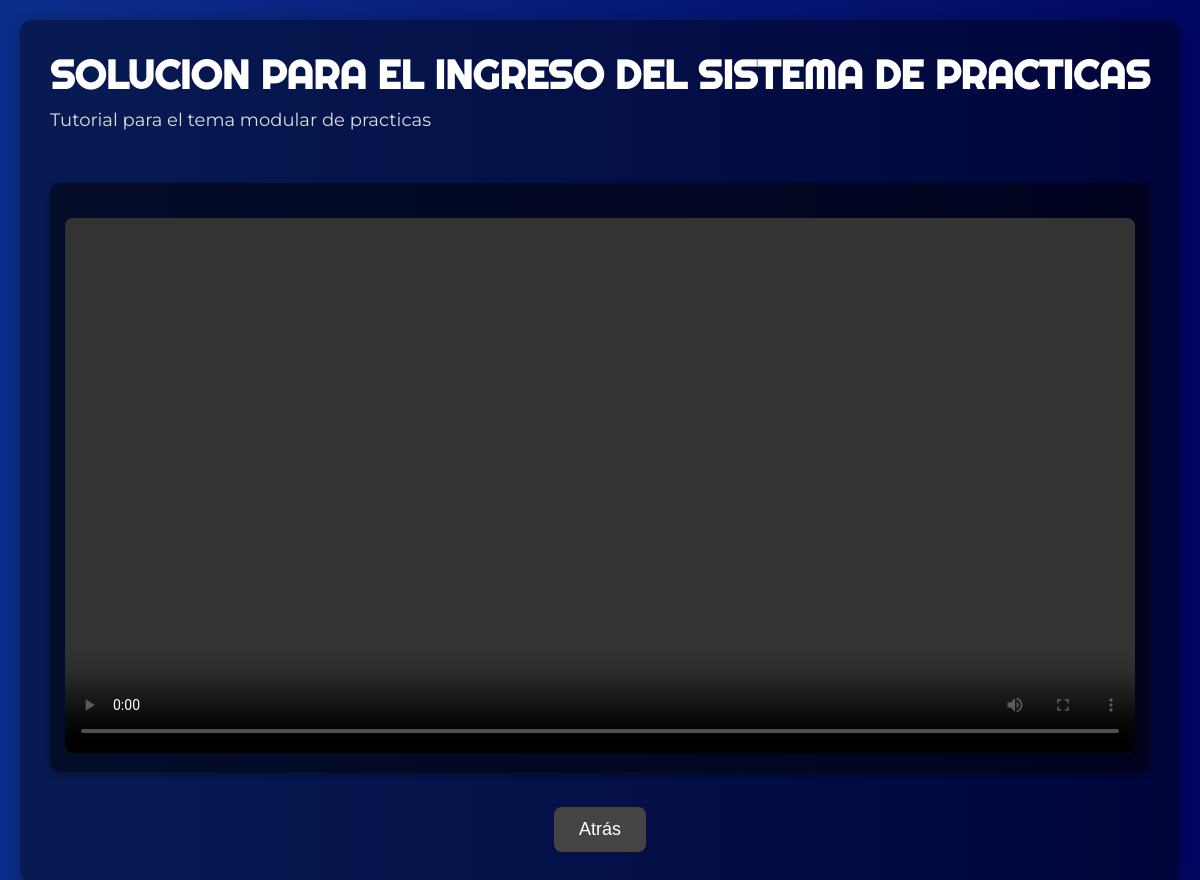
Screenshot of /pagina.php?id=2 with the database file from the repository.
### tables this page shows
CREATE TABLE `contenidos` (
  `idContenido` int(11) NOT NULL,
  `accion` text DEFAULT NULL,
  `idDescripcion` int(11) DEFAULT NULL,
  `fecha_seleccion` timestamp NULL DEFAULT current_timestamp()
);

CREATE TABLE `descripcion` (
  `idDescripcion` int(11) NOT NULL,
  `descripcion` text DEFAULT NULL
);

### pagina.php (the view, shortened to what this page needs)
<?php
$conn = Connetion::Conexcion();
$id = isset($_GET['id']) ? intval($_GET['id']) : 0;
$stmt = $conn->prepare("SELECT c.accion, d.descripcion, t.nombre AS tipo, r.ruta
             FROM contenidos c
             LEFT JOIN descripcion d ON c.idDescripcion = d.idDescripcion
             LEFT JOIN multimedia m ON c.idContenido = m.idContenido
             LEFT JOIN tipo t ON m.idTipo = t.idTipo
             LEFT JOIN rutas r ON m.idRuta = r.idRuta
             WHERE c.idContenido = :id");
$stmt->bindParam(':id', $id, PDO::PARAM_INT);
$stmt->execute();
$result = $stmt->fetchAll(PDO::FETCH_ASSOC);
?>
<!DOCTYPE html>
<html lang="es">
<head>
</head>
<body>
  <div class="main-container">
    <?php
    if ($result && count($result) > 0) {
      $titulo = htmlspecialchars($result[0]['accion']);
      $descripcion = htmlspecialchars($result[0]['descripcion']);
      echo "<h1>$titulo</h1>";
      echo "<p class='descripcion-general'>" . nl2br($descripcion) . "</p>";
      echo '<div class="media-grid">';
      foreach ($result as $row) {
        $tipo = strtolower($row['tipo']);
        $ruta = str_replace('../', '', $row['ruta']);
        $rutaSegura = htmlspecialchars($ruta);
        echo '<div class="media-card">';
        echo '<a href="' . $rutaSegura . '" target="_blank">';
        if ($tipo === "imagen" || $tipo === "image") {
          echo '<img src="' . $rutaSegura . '" alt="Imagen">';
        } elseif ($tipo === "video") {
          echo '<video controls><source src="' . $rutaSegura . '" type="video/mp4">Tu navegador no soporta video.</video>';
        } elseif ($tipo === "documento") {
          echo '<p>Haz clic para ver el documento</p>';
        } else {
          echo '<p>Tipo de contenido no disponible</p>';
        }
        echo '</a>';
        echo '</div>';
      }
      echo '</div>';
    } else {
      echo "<p>No se encontró contenido.</p>";
    }
    ?>
    <div class="boton-atras">
      <a href="index.php"><button>Atrás</button></a>
    </div>
  </div>
</body>
</html>

### pagina.php (style rules this page uses)
* { box-sizing: border-box; margin: 0; padding: 0; }
body { font-family: 'Montserrat', sans-serif; background: linear-gradient(to right, #0C2E8A, rgb(0, 7, 99)); color: #fff; padding: 20px; }
.main-container { max-width: 1200px; margin: auto; background-color: rgba(0, 0, 0, 0.4); padding: 30px; border-radius: 12px; box-shadow: 0px 4px 15px rgba(0, 0, 0, 0.3); }
h1 { font-family: 'Righteous', cursive; font-size: 40px; margin-bottom: 10px; text-align: center; }
.descripcion-general { font-size: 18px; text-align: center; margin-bottom: 30px; color: #ddd; }
.media-grid { display: grid; grid-template-columns: repeat(auto-fit, minmax(260px, 1fr)); gap: 20px; }
.media-card { background-color: rgba(0, 0, 0, 0.5); padding: 15px; border-radius: 10px; text-align: center; box-shadow: 0px 2px 6px rgba(0, 0, 0, 0.4); transition: transform 0.3s ease; }
img, video { width: 100%; height: auto; border-radius: 8px; margin-top: 10px; }
a { text-decoration: none; color: #ffd; font-weight: bold; display: block; margin-top: 10px; }
.boton-atras { text-align: center; margin-top: 35px; }
.boton-atras button { padding: 12px 25px; font-size: 18px; border: none; border-radius: 8px; background-color: #444; color: white; cursor: pointer; transition: background-color 0.3s ease; }
.descripcion-general { font-size: 18px; text-align: justify; margin-bottom: 30px; color: #ddd; white-space: pre-line; }

### rows the page displays
contenidos: accion "SOLUCION PARA EL INGRESO DEL SISTEMA DE PRACTICAS", idDescripcion.descripcion "Tutorial para el tema modular de practicas"
